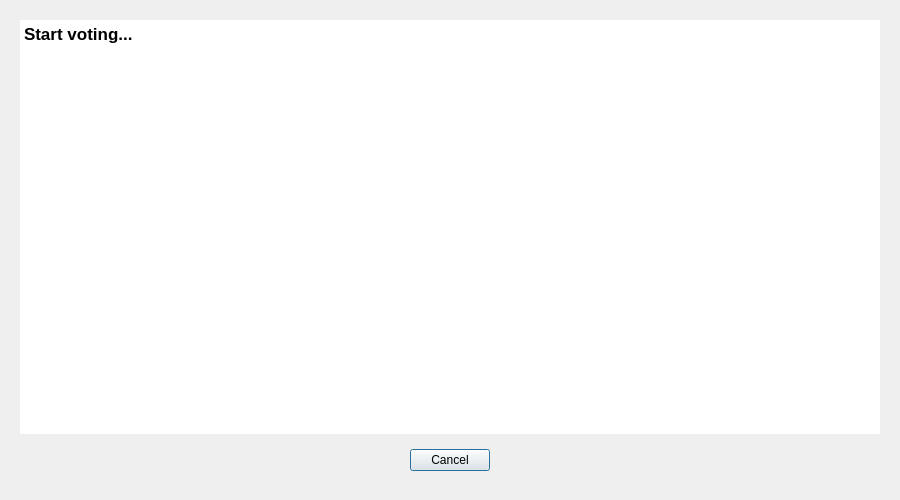
<?xml version="1.0" encoding="UTF-8"?>
<ui version="4.0">
 <class>CastVotesDialog</class>
 <widget class="QDialog" name="CastVotesDialog">
  <property name="geometry">
   <rect>
    <x>0</x>
    <y>0</y>
    <width>900</width>
    <height>500</height>
   </rect>
  </property>
  <property name="sizePolicy">
   <sizepolicy hsizetype="Preferred" vsizetype="Preferred">
    <horstretch>0</horstretch>
    <verstretch>0</verstretch>
   </sizepolicy>
  </property>
  <property name="windowTitle">
   <string>Create new Smartnode</string>
  </property>
  <layout class="QVBoxLayout" name="verticalLayout">
   <property name="leftMargin">
    <number>20</number>
   </property>
   <property name="topMargin">
    <number>20</number>
   </property>
   <property name="rightMargin">
    <number>20</number>
   </property>
   <property name="bottomMargin">
    <number>20</number>
   </property>
   <item>
    <widget class="QTextBrowser" name="results">
     <property name="frameShape">
      <enum>QFrame::NoFrame</enum>
     </property>
     <property name="frameShadow">
      <enum>QFrame::Plain</enum>
     </property>
     <property name="html">
      <string>&lt;!DOCTYPE HTML PUBLIC &quot;-//W3C//DTD HTML 4.0//EN&quot; &quot;http://www.w3.org/TR/REC-html40/strict.dtd&quot;&gt;
&lt;html&gt;&lt;head&gt;&lt;meta name=&quot;qrichtext&quot; content=&quot;1&quot; /&gt;&lt;style type=&quot;text/css&quot;&gt;
p, li { white-space: pre-wrap; }
&lt;/style&gt;&lt;/head&gt;&lt;body style=&quot; font-family:'.SF NS Text'; font-size:13pt; font-weight:400; font-style:normal;&quot;&gt;
&lt;p style=&quot; margin-top:0px; margin-bottom:0px; margin-left:0px; margin-right:0px; -qt-block-indent:0; text-indent:0px;&quot;&gt;&lt;span style=&quot; font-weight:600; color:#000000;&quot;&gt;Start voting...&lt;/span&gt;&lt;/p&gt;&lt;/body&gt;&lt;/html&gt;</string>
     </property>
    </widget>
   </item>
   <item>
    <widget class="QWidget" name="widget_2" native="true">
     <property name="minimumSize">
      <size>
       <width>0</width>
       <height>0</height>
      </size>
     </property>
     <layout class="QHBoxLayout" name="horizontalLayout_2">
      <item>
       <spacer name="horizontalSpacer_3">
        <property name="orientation">
         <enum>Qt::Horizontal</enum>
        </property>
        <property name="sizeHint" stdset="0">
         <size>
          <width>89</width>
          <height>20</height>
         </size>
        </property>
       </spacer>
      </item>
      <item>
       <widget class="QPushButton" name="button">
        <property name="text">
         <string>Cancel</string>
        </property>
       </widget>
      </item>
      <item>
       <spacer name="horizontalSpacer">
        <property name="orientation">
         <enum>Qt::Horizontal</enum>
        </property>
        <property name="sizeHint" stdset="0">
         <size>
          <width>88</width>
          <height>20</height>
         </size>
        </property>
       </spacer>
      </item>
     </layout>
    </widget>
   </item>
  </layout>
 </widget>
 <resources/>
 <connections/>
</ui>
